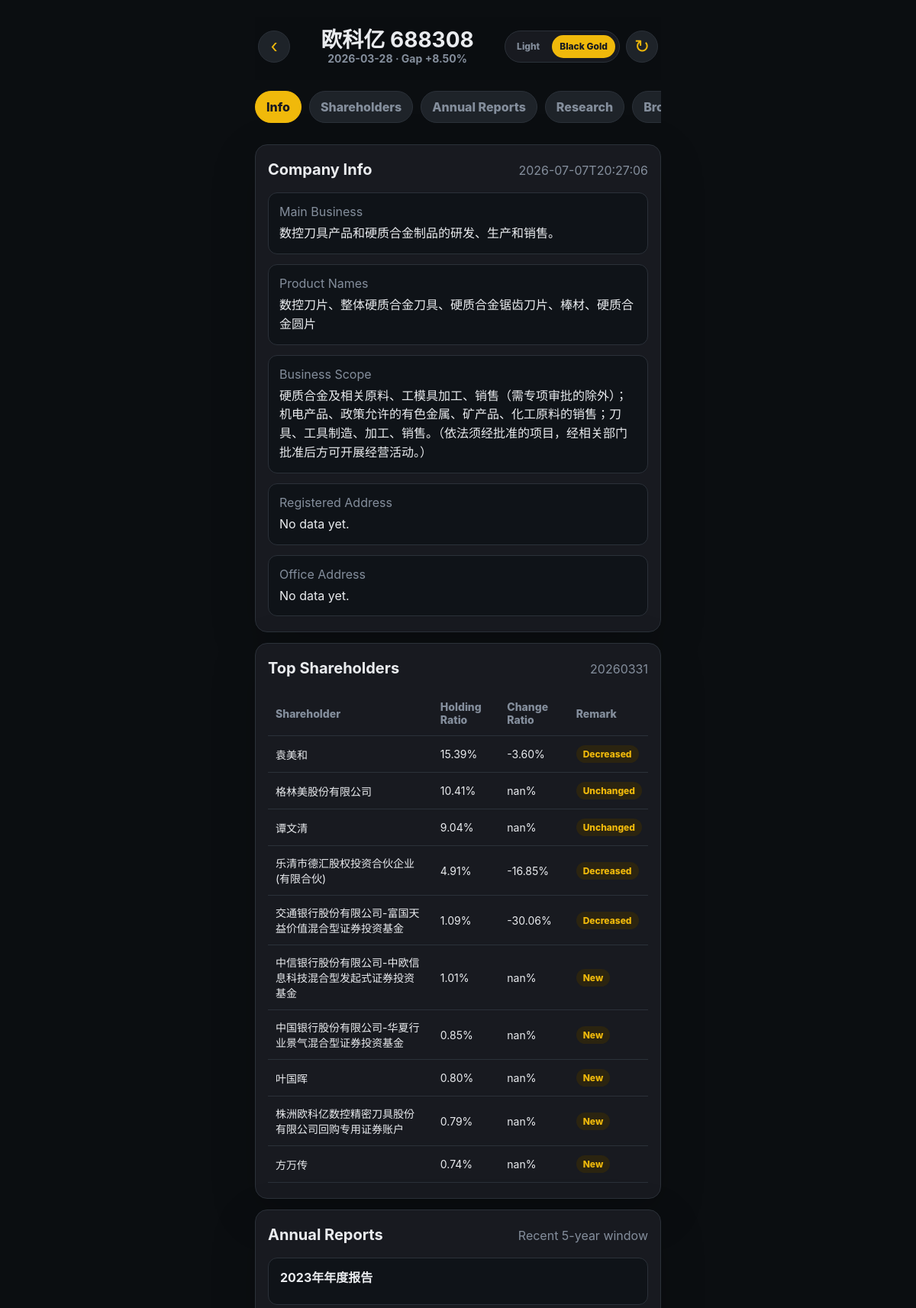
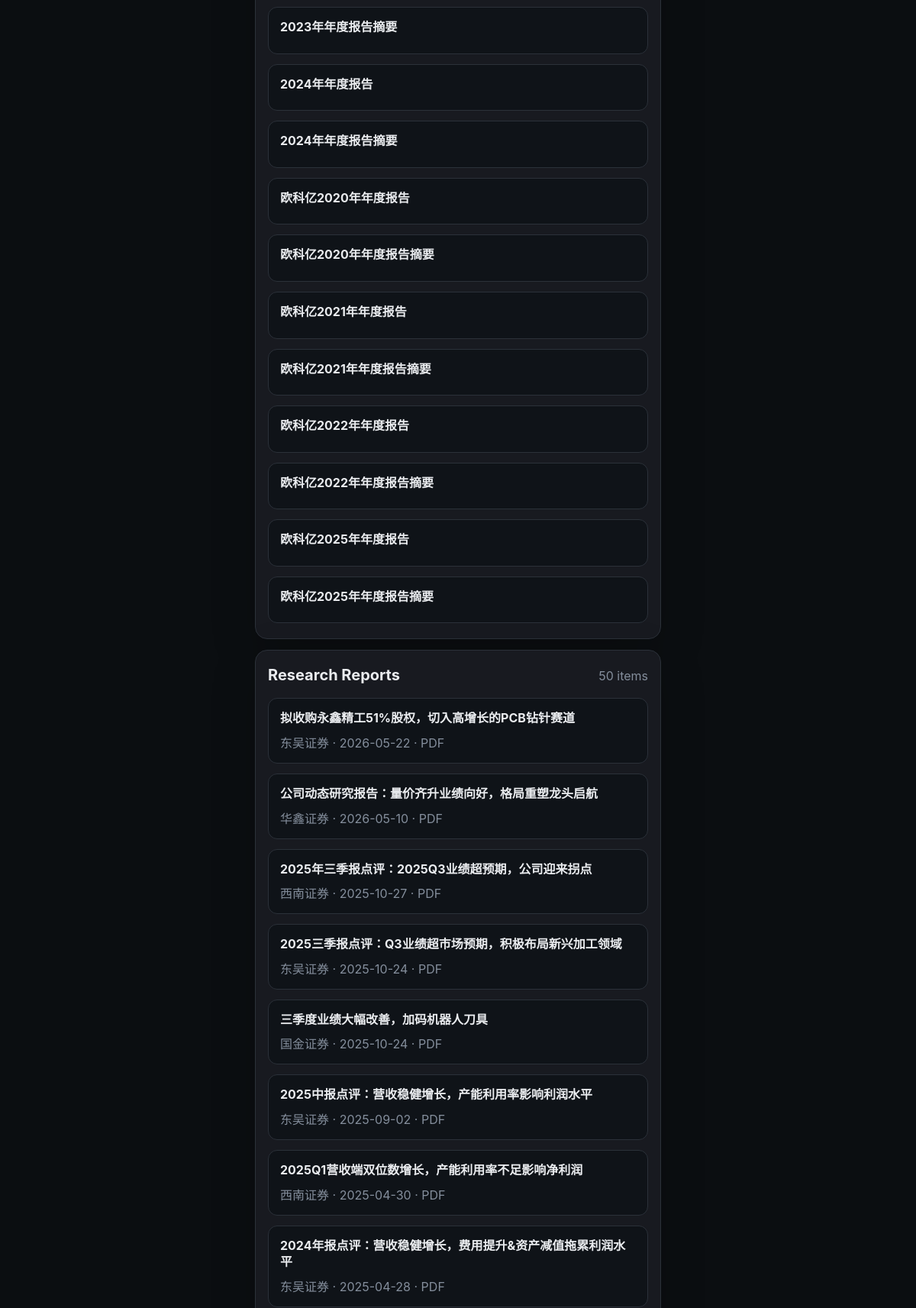
The page /company/688308 (upper part) on the database its author committed (2 pictures, top to bottom).
### tables this page shows
CREATE TABLE companies (
                code text primary key,
                name text not null,
                deleted integer not null default 0,
                created_at text not null default current_timestamp,
                updated_at text not null default current_timestamp
            );

CREATE TABLE gap_stocks (
                id integer primary key autoincrement,
                period text not null,
                code text not null,
                name text not null,
                announcement_date text,
                gap_gain real,
                source_file text,
                created_at text not null default current_timestamp,
                unique(period, code)
            );

CREATE TABLE company_info (
                code text primary key,
                main_business text,
                product_names text,
                business_scope text,
                raw_json text,
                fetched_at text,
                manual_updated_at text
            , registered_address text, office_address text);

CREATE TABLE shareholders (
                id integer primary key autoincrement,
                code text not null,
                report_period text not null,
                holder_name text,
                holder_type text,
                shares text,
                ratio text,
                change_text text,
                raw_json text,
                fetched_at text,
                unique(code, report_period, holder_name)
            );

CREATE TABLE annual_reports (
                id integer primary key autoincrement,
                code text not null,
                title text not null,
                url text,
                announcement_date text,
                raw_json text,
                fetched_at text,
                unique(code, title, announcement_date)
            );

CREATE TABLE research_reports (
                id integer primary key autoincrement,
                code text not null,
                title text not null,
                institution text,
                report_date text,
                pdf_url text,
                raw_json text,
                fetched_at text,
                unique(code, title, institution, report_date)
            );

### app.py (the view)
@app.route("/company/<code>")
def company(code):
    pure = normalize_code(code)
    backfill_research_urls()
    selected_year = request.args.get("year")
    selected_quarter = request.args.get("quarter")
    sort = request.args.get("sort", "desc")
    source = request.args.get("source", "gap")
    if source != "gap" and not is_custom_source(source):
        source = "gap"
    selected_period = f"{selected_year}{selected_quarter}" if selected_year and selected_quarter else ""
    if is_custom_source(source):
        back_url = url_for("index", source=source)
    else:
        back_url = url_for("index", year=selected_year, quarter=selected_quarter, sort=sort) if selected_period else url_for("index")
    stock = db().execute("select * from companies where code=?", (pure,)).fetchone()
    if not stock:
        return redirect(back_url)
    if selected_period:
        gap = db().execute(
            "select * from gap_stocks where code=? and period=? limit 1", (pure, selected_period)
        ).fetchone()
    else:
        gap = db().execute(
            "select * from gap_stocks where code=? order by period desc limit 1", (pure,)
        ).fetchone()
    info = db().execute("select * from company_info where code=?", (pure,)).fetchone()
    holder_period = db().execute(
        "select max(report_period) as period from shareholders where code=?", (pure,)
    ).fetchone()["period"]
    holder_rows = db().execute(
        "select * from shareholders where code=? and report_period=? order by id limit 10",
        (pure, holder_period or ""),
    ).fetchall()
    holders = [shareholder_view(holder) for holder in holder_rows]
    annual_reports = db().execute(
        "select * from annual_reports where code=? order by announcement_date desc limit 20", (pure,)
    ).fetchall()
    research_reports = db().execute(
        "select * from research_reports where code=? order by report_date desc limit 50", (pure,)
    ).fetchall()
    note_pages = [
        dict(row)
        for row in db().execute(
        "select * from note_pages where code=? order by updated_at desc, id desc", (pure,)
        ).fetchall()
    ]
    return render_template(
        "company.html",
        stock=stock,
        gap=gap,
        info=info,
        holder_period=holder_period,
        holders=holders,
        annual_reports=annual_reports,
        research_reports=research_reports,
        note_pages=note_pages,
        back_url=back_url,
        selected_year=selected_year,
        selected_quarter=selected_quarter,
        sort=sort,
        source=source,
    )

### app.py (called while the page is built, shortened)
def db():
    if "db" not in g:
        g.db = sqlite3.connect(DB_PATH)
        g.db.row_factory = sqlite3.Row
    return g.db

@app.before_request
def ensure_db_ready():
    global _db_ready

def normalize_code(code):
    return re.sub(r"\D", "", code or "")

def is_custom_source(source):
    return source in CUSTOM_STOCK_SOURCES

def pick(record, *names):
    for name in names:
        if name in record and record[name] not in (None, ""):
            return record[name]
    return ""

def to_float(value):
    if value in (None, ""):
        return None
    try:
        return float(str(value).replace("%", "").replace(",", "").strip())
    except ValueError:
        return None

def format_percent(value):
    number = to_float(value)
    if number is None:
        return ""
    return f"{number:.2f}%"

def shareholder_remark(raw, change_value):
    text = " ".join(str(raw.get(key, "")) for key in ("增减", "变动", "股东类型", "股份类型"))
    if "新进" in text:
        return "New"
    if "不变" in text:
        return "Unchanged"
    number = to_float(change_value)
    if number is None:
        return ""
    if number > 0:
        return "Increased"
    if number < 0:
        return "Decreased"
    return "Unchanged"

def shareholder_view(holder):
    raw = {}
    if holder["raw_json"]:
        try:
            raw = json.loads(holder["raw_json"])
        except json.JSONDecodeError:
            raw = {}
    ratio = pick(raw, "占总股本持股比例", "持股比例", "占总股本比例") or holder["ratio"]
    change_ratio = pick(raw, "变动比率", "变动比例") or holder["change_text"]
    return {
        "name": holder["holder_name"],
        "holding_ratio": format_percent(ratio),
        "change_ratio": format_percent(change_ratio),
        "remark": shareholder_remark(raw, change_ratio),
    }

def backfill_research_urls():
    conn = db()
    rows = conn.execute(
        "select id, raw_json from research_reports where coalesce(pdf_url, '') = '' and coalesce(raw_json, '') <> ''"
    ).fetchall()
    changed = 0
    if changed:
        conn.commit()
    return changed

### templates/company.html (shortened to what this page needs)
{% extends "base.html" %}
{% block body %}
<header class="company-header">
  <a class="back-link" href="{{ back_url }}" title="Back">‹</a>
  <div>
    <h1>{{ stock.name }} {{ stock.code }}</h1>
    <p>
      {% if gap %}
        {{ gap.announcement_date }} · Gap {{ '%+.2f%%'|format(gap.gap_gain * 100) }}
      {% else %}
        Company Details
      {% endif %}
    </p>
  </div>
  <div class="header-actions">
    <div class="theme-switcher" aria-label="Theme switcher">
      <button type="button" data-theme-option="light">Light</button>
      <button type="button" data-theme-option="gold">Black Gold</button>
    </div>
    <button class="icon-button" data-refresh="{{ stock.code }}" title="Refresh from AkShare">↻</button>
  </div>
</header>
<nav class="detail-tabs" aria-label="Company sections">
  <a href="#info" class="active">Info</a>
  <a href="#shareholders">Shareholders</a>
  <a href="#reports">Annual Reports</a>
  <a href="#research">Research</a>
  <a href="#broker-interfaces">Broker Interfaces</a>
</nav>
<section id="info" class="panel">
  <div class="panel-title">
    <h2>Company Info</h2>
    <span>{{ info.fetched_at if info and info.fetched_at else 'Not refreshed yet' }}</span>
  </div>
  <div class="info-grid">
    <article>
      <span>Main Business</span>
      <p>{{ info.main_business if info and info.main_business else 'Refresh to load company info.' }}</p>
    </article>
    <article>
      <span>Product Names</span>
      <p>{{ info.product_names if info and info.product_names else 'No data yet.' }}</p>
    </article>
    <article>
      <span>Business Scope</span>
      <p>{{ info.business_scope if info and info.business_scope else 'No data yet.' }}</p>
    </article>
    <article>
      <span>Registered Address</span>
      <p>{{ info.registered_address if info and info.registered_address else 'No data yet.' }}</p>
    </article>
    <article>
      <span>Office Address</span>
      <p>{{ info.office_address if info and info.office_address else 'No data yet.' }}</p>
    </article>
  </div>
</section>
<section id="shareholders" class="panel">
  <div class="panel-title">
    <h2>Top Shareholders</h2>
    <span>{{ holder_period or 'No data' }}</span>
  </div>
  <div class="table-wrap">
    <table>
      <thead>
        <tr><th>Shareholder</th><th>Holding Ratio</th><th>Change Ratio</th><th>Remark</th></tr>
      </thead>
      <tbody>
        {% for holder in holders %}
          <tr>
            <td>{{ holder.name }}</td>
            <td>{{ holder.holding_ratio }}</td>
            <td>{{ holder.change_ratio }}</td>
            <td><span class="status-pill">{{ holder.remark }}</span></td>
          </tr>
        {% else %}
          <tr><td colspan="4">Refresh to load shareholder data.</td></tr>
        {% endfor %}
      </tbody>
    </table>
  </div>
</section>
<section id="reports" class="panel">
  <div class="panel-title">
    <h2>Annual Reports</h2>
    <span>Recent 5-year window</span>
  </div>
  <div class="link-list">
    {% for report in annual_reports %}
      <a href="{{ report.url or '#' }}" target="_blank" rel="noreferrer">
        <strong>{{ report.title }}</strong>
      </a>
    {% else %}
      <p class="empty-line">Refresh to load annual reports.</p>
    {% endfor %}
  </div>
</section>
<section id="research" class="panel">
  <div class="panel-title">
    <h2>Research Reports</h2>
    <span>{{ research_reports|length }} items</span>
  </div>
  <div class="research-list">
    {% for report in research_reports %}
      {% if report.pdf_url %}
        <a class="research-card" href="{{ report.pdf_url }}" target="_blank" rel="noreferrer">
          <strong>{{ report.title }}</strong>
          <span>{{ report.institution }} · {{ report.report_date }} · PDF</span>
        </a>
      {% else %}
        <div class="research-card disabled">
          <strong>{{ report.title }}</strong>
          <span>{{ report.institution }} · {{ report.report_date }} · No PDF link</span>
        </div>
      {% endif %}
    {% else %}
      <p class="empty-line">Refresh to load research reports.</p>
    {% endfor %}
  </div>
</section>
    {% set xueqiu_market = 'BJ' if stock.code.startswith(('4', '8', '92')) else ('SH' if stock.code.startswith(('6', '9')) else 'SZ') %}
{% endblock %}

### static/style.css (style rules this page uses)
:root { color-scheme: dark; --bg: #0b0e11; --panel: #181a20; --panel-soft: #1e2329; --field-bg: #0f1318; --text: #eaecef; --muted: #848e9c; --line: #2b3139; --yellow: #f0b90b; --yellow-soft: #2b2410; --green: #0ecb81; --red: #f6465d; }
* { box-sizing: border-box; }
html { scroll-behavior: smooth; }
body { margin: 0; background: var(--bg); color: var(--text); font-family: -apple-system, BlinkMacSystemFont, "SF Pro Display", "Segoe UI", sans-serif; }
.theme-switcher { display: flex; gap: 6px; padding: 5px; border: 1px solid var(--line); border-radius: 999px; background: var(--panel); }
.theme-switcher button { min-height: 30px; border: 0; border-radius: 999px; padding: 6px 10px; background: transparent; color: var(--muted); font: inherit; font-size: 12px; font-weight: 800; cursor: pointer; }
.theme-switcher button.active { background: var(--yellow); color: #181a20; }
a { color: inherit; text-decoration: none; }
.topbar, .company-header { display: grid; grid-template-columns: 1fr auto; align-items: center; gap: 14px; padding: 14px 4px 20px; }
.company-header { position: sticky; top: 0; z-index: 10; grid-template-columns: 42px minmax(0, 1fr) auto; background: color-mix(in srgb, var(--bg) 92%, transparent); backdrop-filter: blur(16px); text-align: center; }
.header-actions { display: flex; align-items: center; justify-content: end; gap: 8px; }
.eyebrow, .topbar p, .company-header p, .muted, .panel-title span, .stock-main span, .stock-meta span, .link-list span, .research-card span, .info-grid span { color: var(--muted); }
.eyebrow, .topbar p, .company-header p { margin: 0; font-size: 14px; font-weight: 700; }
h1, h2 { margin: 0; letter-spacing: 0; }
h1 { font-size: 28px; line-height: 1.15; }
h2 { font-size: 20px; }
.icon-button, .back-link { display: grid; width: 42px; height: 42px; place-items: center; border: 1px solid var(--line); border-radius: 50%; background: var(--panel-soft); color: var(--yellow); font-size: 24px; cursor: pointer; transition: background 0.16s ease, border-color 0.16s ease, transform 0.16s ease; }
.market-strip, .panel { border: 1px solid var(--line); border-radius: 16px; background: var(--panel); box-shadow: 0 18px 60px rgba(0, 0, 0, 0.18); }
.period-tabs, .detail-tabs, .toolbar { display: flex; gap: 10px; overflow-x: auto; padding: 14px 0; }
.period-tabs a, .detail-tabs a, .segmented a, .note-page-tabs button { flex: 0 0 auto; padding: 10px 14px; border: 1px solid var(--line); border-radius: 999px; background: var(--panel-soft); color: var(--muted); font-weight: 800; cursor: pointer; transition: background 0.16s ease, border-color 0.16s ease, color 0.16s ease, transform 0.16s ease; }
.period-tabs a.active, .detail-tabs a.active, .segmented a.active, .note-page-tabs button.active { border-color: var(--yellow); background: var(--yellow); color: #181a20; }
.panel { margin: 14px 0; padding: 20px 16px; }
.panel-title { display: flex; align-items: baseline; justify-content: space-between; gap: 12px; margin-bottom: 18px; }
.edit-form, .link-list, .research-list, .rich-note-form, .info-grid { display: grid; gap: 13px; }
.info-grid article { display: grid; gap: 6px; padding: 14px; border: 1px solid var(--line); border-radius: 12px; background: #0f1318; background: var(--field-bg); }
.info-grid p { margin: 0; line-height: 1.55; white-space: pre-wrap; }
.table-wrap { overflow-x: auto; }
table { width: 100%; min-width: 500px; border-collapse: collapse; }
th, td { padding: 12px 10px; border-bottom: 1px solid var(--line); text-align: left; font-size: 14px; }
th { color: var(--muted); font-weight: 800; }
.status-pill { display: inline-flex; padding: 4px 9px; border-radius: 999px; background: var(--yellow-soft); color: var(--yellow); font-size: 12px; font-weight: 800; }
.link-list a, .research-card { display: grid; gap: 8px; padding: 15px; border: 1px solid var(--line); border-radius: 12px; background: #0f1318; background: var(--field-bg); transition: border-color 0.16s ease, transform 0.16s ease, background 0.16s ease; }
.link-list strong, .research-card strong { line-height: 1.35; }

### rows shown on the page
companies: name "欧科亿", code "688308"
gap_stocks: announcement_date "2026-03-28", gap.gap_gain*100 "+8.50%"
company_info: fetched_at "2026-07-07T20:27:06", main_business "数控刀具产品和硬质合金制品的研发、生产和销售。", product_names "数控刀片、整体硬质合金刀具、硬质合金锯齿刀片、棒材、硬质合金圆片", business_scope "硬质合金及相关原料、工模具加工、销售（需专项审批的除外）；机电产品、政策允许的有色金属、矿产品、化工原料的销售；刀具、工具制造、加工、销售。（依法须经批准的项目，经相关部门批准后方可开展经营活动。）"
shareholders: name "袁美和", holding_ratio "15.39%", change_ratio "-3.60%", remark "Decreased"
shareholders: name "格林美股份有限公司", holding_ratio "10.41%", change_ratio "nan%", remark "Unchanged"
shareholders: name "谭文清", holding_ratio "9.04%", change_ratio "nan%", remark "Unchanged"
shareholders: name "乐清市德汇股权投资合伙企业(有限合伙)", holding_ratio "4.91%", change_ratio "-16.85%", remark "Decreased"
shareholders: name "交通银行股份有限公司-富国天益价值混合型证券投资基金", holding_ratio "1.09%", change_ratio "-30.06%", remark "Decreased"
shareholders: name "中信银行股份有限公司-中欧信息科技混合型发起式证券投资基金", holding_ratio "1.01%", change_ratio "nan%", remark "New"
shareholders: name "中国银行股份有限公司-华夏行业景气混合型证券投资基金", holding_ratio "0.85%", change_ratio "nan%", remark "New"
shareholders: name "叶国晖", holding_ratio "0.80%", change_ratio "nan%", remark "New"
shareholders: name "株洲欧科亿数控精密刀具股份有限公司回购专用证券账户", holding_ratio "0.79%", change_ratio "nan%", remark "New"
shareholders: name "方万传", holding_ratio "0.74%", change_ratio "nan%", remark "New"
annual_reports: title "2023年年度报告"
annual_reports: title "2023年年度报告摘要"
annual_reports: title "2024年年度报告"
annual_reports: title "2024年年度报告摘要"
annual_reports: title "欧科亿2020年年度报告"
annual_reports: title "欧科亿2020年年度报告摘要"
annual_reports: title "欧科亿2021年年度报告"
annual_reports: title "欧科亿2021年年度报告摘要"
annual_reports: title "欧科亿2022年年度报告"
annual_reports: title "欧科亿2022年年度报告摘要"
annual_reports: title "欧科亿2025年年度报告"
annual_reports: title "欧科亿2025年年度报告摘要"
research_reports: title "拟收购永鑫精工51%股权，切入高增长的PCB钻针赛道", institution "东吴证券", report_date "2026-05-22"
research_reports: title "公司动态研究报告：量价齐升业绩向好，格局重塑龙头启航", institution "华鑫证券", report_date "2026-05-10"
research_reports: title "2025年三季报点评：2025Q3业绩超预期，公司迎来拐点", institution "西南证券", report_date "2025-10-27"
research_reports: title "2025三季报点评：Q3业绩超市场预期，积极布局新兴加工领域", institution "东吴证券", report_date "2025-10-24"
research_reports: title "三季度业绩大幅改善，加码机器人刀具", institution "国金证券", report_date "2025-10-24"
research_reports: title "2025中报点评：营收稳健增长，产能利用率影响利润水平", institution "东吴证券", report_date "2025-09-02"
research_reports: title "2025Q1营收端双位数增长，产能利用率不足影响净利润", institution "西南证券", report_date "2025-04-30"
research_reports: title "2024年报点评：营收稳健增长，费用提升&资产减值拖累利润水平", institution "东吴证券", report_date "2025-04-28"

### other values the page prints
{{ holder_period or 'No data' }} "20260331"
{{ research_reports|length }} "50"
